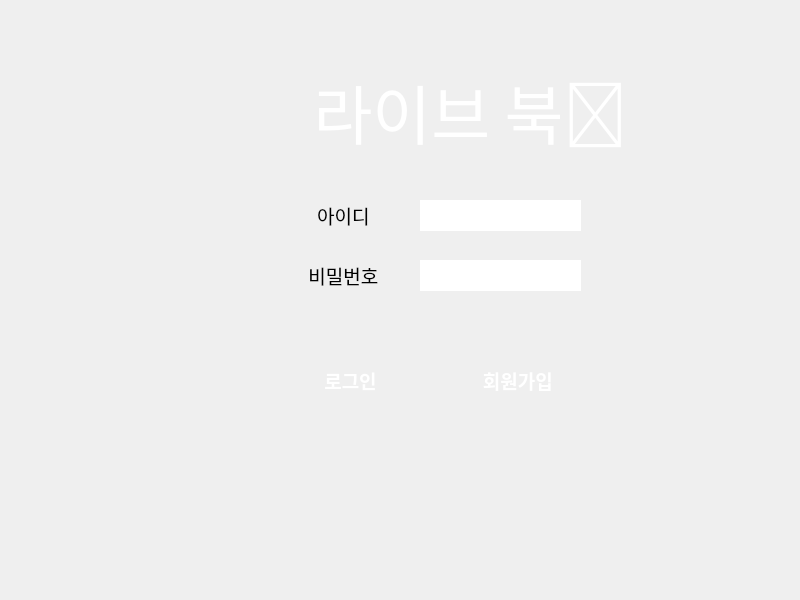
<?xml version="1.0" encoding="UTF-8"?>
<ui version="4.0">
 <class>MainWindow</class>
 <widget class="QMainWindow" name="MainWindow">
  <property name="geometry">
   <rect>
    <x>0</x>
    <y>0</y>
    <width>800</width>
    <height>600</height>
   </rect>
  </property>
  <property name="windowTitle">
   <string>MainWindow</string>
  </property>
  <property name="styleSheet">
   <string notr="true">background: qlineargradient(
    x1: 0, y1: 0,
    x2: 0, y2: 1,
    stop: 0 #C0CEA1,
    stop: 1 #8F9E72
);</string>
  </property>
  <widget class="QWidget" name="centralwidget">
   <widget class="QLabel" name="label_title">
    <property name="geometry">
     <rect>
      <x>260</x>
      <y>70</y>
      <width>421</width>
      <height>81</height>
     </rect>
    </property>
    <property name="font">
     <font>
      <family>HY얕은샘물M</family>
      <pointsize>48</pointsize>
     </font>
    </property>
    <property name="styleSheet">
     <string notr="true">background: qlineargradient(
    x1: 0, y1: 0,
    x2: 1, y2: 1,
    stop: 0 #4A2C2A,
    stop: 1 #76504D
);
color: white;
border-radius: 30px;</string>
    </property>
    <property name="text">
     <string>라이브 북🌿</string>
    </property>
    <property name="scaledContents">
     <bool>false</bool>
    </property>
    <property name="alignment">
     <set>Qt::AlignmentFlag::AlignCenter</set>
    </property>
   </widget>
   <widget class="QLabel" name="label">
    <property name="geometry">
     <rect>
      <x>290</x>
      <y>200</y>
      <width>111</width>
      <height>31</height>
     </rect>
    </property>
    <property name="font">
     <font>
      <family>맑은 고딕</family>
      <pointsize>14</pointsize>
      <bold>false</bold>
     </font>
    </property>
    <property name="styleSheet">
     <string notr="true">background: qlineargradient(
    x1: 0, y1: 0,
    x2: 1, y2: 1,
    stop: 0 #937A62,
    stop: 1 #C2AD97
);
color: black;</string>
    </property>
    <property name="text">
     <string>아이디 </string>
    </property>
    <property name="alignment">
     <set>Qt::AlignmentFlag::AlignCenter</set>
    </property>
   </widget>
   <widget class="QLineEdit" name="lineEdit_id">
    <property name="geometry">
     <rect>
      <x>420</x>
      <y>200</y>
      <width>161</width>
      <height>31</height>
     </rect>
    </property>
    <property name="styleSheet">
     <string notr="true">background: qlineargradient(
    x1: 0, y1: 0,
    x2: 1, y2: 1,
    stop: 0 #FFFFFF,
    stop: 1 #F5F5F5
);
color: black;
border-radius: 30px;
</string>
    </property>
    <property name="text">
     <string/>
    </property>
   </widget>
   <widget class="QLabel" name="label_2">
    <property name="geometry">
     <rect>
      <x>290</x>
      <y>260</y>
      <width>111</width>
      <height>31</height>
     </rect>
    </property>
    <property name="font">
     <font>
      <family>맑은 고딕</family>
      <pointsize>14</pointsize>
      <bold>false</bold>
     </font>
    </property>
    <property name="styleSheet">
     <string notr="true">background: qlineargradient(
    x1: 0, y1: 0,
    x2: 1, y2: 1,
    stop: 0 #937A62,
    stop: 1 #C2AD97
);
color: black;</string>
    </property>
    <property name="text">
     <string>비밀번호 </string>
    </property>
    <property name="alignment">
     <set>Qt::AlignmentFlag::AlignCenter</set>
    </property>
   </widget>
   <widget class="QLineEdit" name="lineEdit_pw">
    <property name="geometry">
     <rect>
      <x>420</x>
      <y>260</y>
      <width>161</width>
      <height>31</height>
     </rect>
    </property>
    <property name="styleSheet">
     <string notr="true">background: qlineargradient(
    x1: 0, y1: 0,
    x2: 1, y2: 1,
    stop: 0 #FFFFFF,
    stop: 1 #F5F5F5
);
color: black;
border-radius: 30px;</string>
    </property>
    <property name="echoMode">
     <enum>QLineEdit::EchoMode::Password</enum>
    </property>
   </widget>
   <widget class="QPushButton" name="btn_login">
    <property name="geometry">
     <rect>
      <x>280</x>
      <y>350</y>
      <width>141</width>
      <height>61</height>
     </rect>
    </property>
    <property name="font">
     <font>
      <pointsize>14</pointsize>
      <bold>true</bold>
     </font>
    </property>
    <property name="styleSheet">
     <string notr="true">background: qlineargradient(
    x1: 0, y1: 0,
    x2: 1, y2: 1,
    stop: 0 #5E3023,
    stop: 1 #8B5A4A
);
color: white;
border-radius: 30px;
text-align: center;</string>
    </property>
    <property name="text">
     <string>로그인</string>
    </property>
   </widget>
   <widget class="QPushButton" name="btn_register">
    <property name="geometry">
     <rect>
      <x>450</x>
      <y>350</y>
      <width>141</width>
      <height>61</height>
     </rect>
    </property>
    <property name="font">
     <font>
      <pointsize>14</pointsize>
      <bold>true</bold>
     </font>
    </property>
    <property name="styleSheet">
     <string notr="true">background: qlineargradient(
    x1: 0, y1: 0,
    x2: 1, y2: 1,
    stop: 0 #5E3023,
    stop: 1 #8B5A4A
);
color: white;
border-radius: 30px;
text-align: center;</string>
    </property>
    <property name="text">
     <string>회원가입 </string>
    </property>
   </widget>
   <widget class="QLabel" name="label_4">
    <property name="geometry">
     <rect>
      <x>-100</x>
      <y>-100</y>
      <width>1061</width>
      <height>741</height>
     </rect>
    </property>
    <property name="text">
     <string/>
    </property>
    <property name="pixmap">
     <pixmap resource="../resources.qrc">:/newPrefix/ui_data/Images/zzz.png</pixmap>
    </property>
    <property name="scaledContents">
     <bool>true</bool>
    </property>
   </widget>
   <widget class="QLabel" name="label_5">
    <property name="geometry">
     <rect>
      <x>10</x>
      <y>70</y>
      <width>261</width>
      <height>441</height>
     </rect>
    </property>
    <property name="styleSheet">
     <string notr="true">background-color: transparent;</string>
    </property>
    <property name="text">
     <string/>
    </property>
    <property name="pixmap">
     <pixmap resource="../resources.qrc">:/newPrefix/ui_data/Images/sss.png</pixmap>
    </property>
    <property name="scaledContents">
     <bool>true</bool>
    </property>
   </widget>
   <widget class="QLabel" name="label_3">
    <property name="geometry">
     <rect>
      <x>540</x>
      <y>190</y>
      <width>241</width>
      <height>351</height>
     </rect>
    </property>
    <property name="styleSheet">
     <string notr="true">background-color: transparent;</string>
    </property>
    <property name="text">
     <string/>
    </property>
    <property name="pixmap">
     <pixmap resource="../resources.qrc">:/newPrefix/ui_data/Images/rrrr.png</pixmap>
    </property>
    <property name="scaledContents">
     <bool>true</bool>
    </property>
   </widget>
   <zorder>label_4</zorder>
   <zorder>label_title</zorder>
   <zorder>label</zorder>
   <zorder>label_2</zorder>
   <zorder>btn_login</zorder>
   <zorder>label_5</zorder>
   <zorder>label_3</zorder>
   <zorder>btn_register</zorder>
   <zorder>lineEdit_pw</zorder>
   <zorder>lineEdit_id</zorder>
  </widget>
 </widget>
 <resources>
  <include location="../resources.qrc"/>
 </resources>
 <connections/>
</ui>
